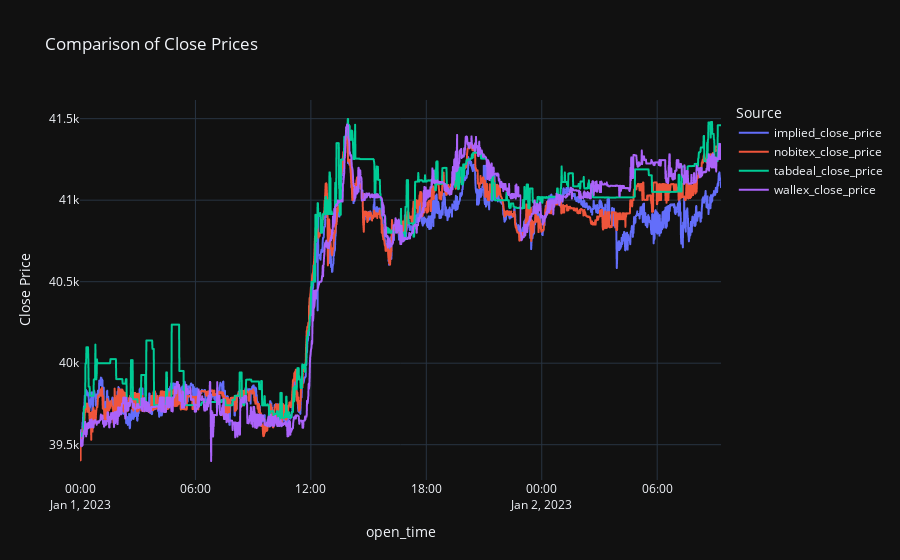

This figure's notebook cell:
### Markdown cell above
### Visualizations

### Code cell
fig1 = px.line(
    merged_data[:2000],
    x='open_time',
    y=['implied_close_price', 'nobitex_close_price', 'tabdeal_close_price', 'wallex_close_price'],
    labels={'value': 'Close Price', 'variable': 'Source'},
    title='Comparison of Close Prices',
    template='plotly_dark'
)
fig1.show()

### Figure 1 — Plotly figure (JSON) as saved in the notebook; plotly's stock layout.template omitted (floating-point values rounded to 4 significant figures; data arrays with more than 128 entries replaced by an {"elided": "..."} marker saying what was removed)
{"data": [{"hovertemplate": "Source=implied_close_price<br>open_time=%{x}<br>Close Price=%{y}<extra></extra>", "legendgroup": "implied_close_price", "line": {"color": "#636efa", "dash": "solid"}, "marker": {"symbol": "circle"}, "mode": "lines", "name": "implied_close_price", "showlegend": true, "type": "scattergl", "x": {"elided": "2000 str values"}, "xaxis": "x", "y": {"elided": "2000 float values"}, "yaxis": "y"}, {"hovertemplate": "Source=nobitex_close_price<br>open_time=%{x}<br>Close Price=%{y}<extra></extra>", "legendgroup": "nobitex_close_price", "line": {"color": "#EF553B", "dash": "solid"}, "marker": {"symbol": "circle"}, "mode": "lines", "name": "nobitex_close_price", "showlegend": true, "type": "scattergl", "x": {"elided": "2000 str values"}, "xaxis": "x", "y": {"elided": "2000 float values"}, "yaxis": "y"}, {"hovertemplate": "Source=tabdeal_close_price<br>open_time=%{x}<br>Close Price=%{y}<extra></extra>", "legendgroup": "tabdeal_close_price", "line": {"color": "#00cc96", "dash": "solid"}, "marker": {"symbol": "circle"}, "mode": "lines", "name": "tabdeal_close_price", "showlegend": true, "type": "scattergl", "x": {"elided": "2000 str values"}, "xaxis": "x", "y": {"elided": "2000 float values"}, "yaxis": "y"}, {"hovertemplate": "Source=wallex_close_price<br>open_time=%{x}<br>Close Price=%{y}<extra></extra>", "legendgroup": "wallex_close_price", "line": {"color": "#ab63fa", "dash": "solid"}, "marker": {"symbol": "circle"}, "mode": "lines", "name": "wallex_close_price", "showlegend": true, "type": "scattergl", "x": {"elided": "2000 str values"}, "xaxis": "x", "y": {"elided": "2000 float values"}, "yaxis": "y"}], "layout": {"legend": {"title": {"text": "Source"}, "tracegroupgap": 0}, "title": {"text": "Comparison of Close Prices"}, "xaxis": {"anchor": "y", "domain": [0, 1], "title": {"text": "open_time"}}, "yaxis": {"anchor": "x", "domain": [0, 1], "title": {"text": "Close Price"}}}}
